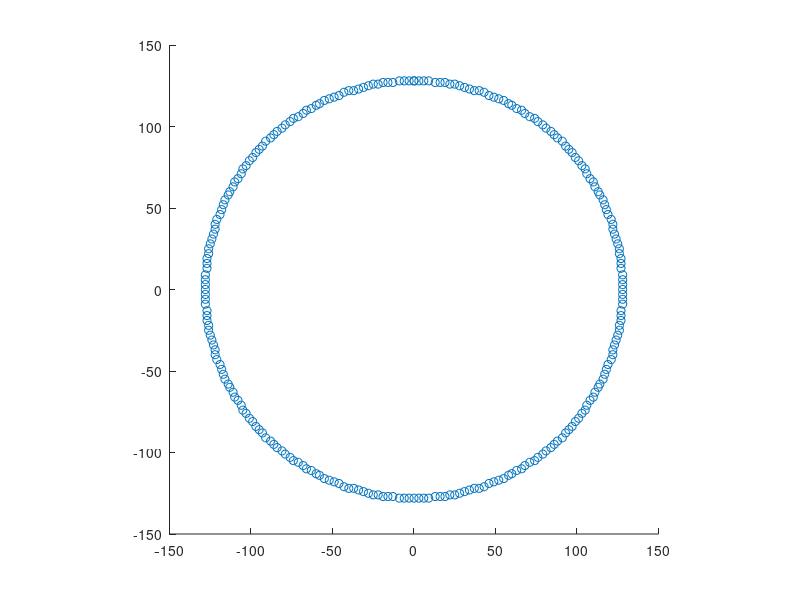

Source code (MATLAB):
close all; clear; output_precision(16);

a = (0:1/256:1)*2*pi;
b = [sin(a);cos(a)];
c = b * .5;
d = round(c*2^8);

fn = "tiledata.prg";
fopen(fn,'w');
fwrite(fn,cast(0x5000,'uint16'),'uint16',0,'l');
fwrite(fn,cast(d,'int16'),'int16',0,'l');
fclose(fn);

scatter(d(1,:),d(2,:)); daspect([1 1])
